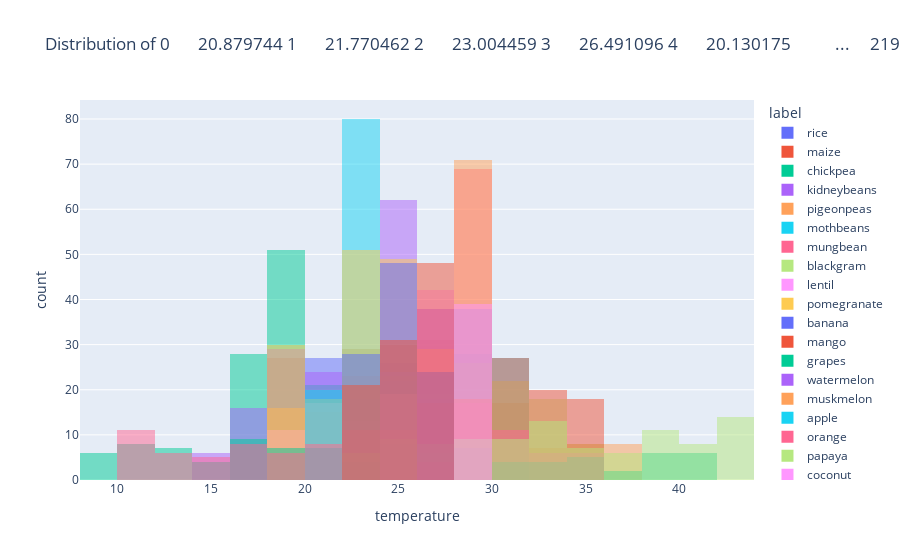

Notebook code for this chart:
### Code cell
import plotly.express as px
import plotly.io as pio

fig = px.histogram(df, x='temperature', color='label',
                       title=f'Distribution of {df["temperature"]} by Crop',
                       nbins=30, barmode='overlay')
fig.show()
